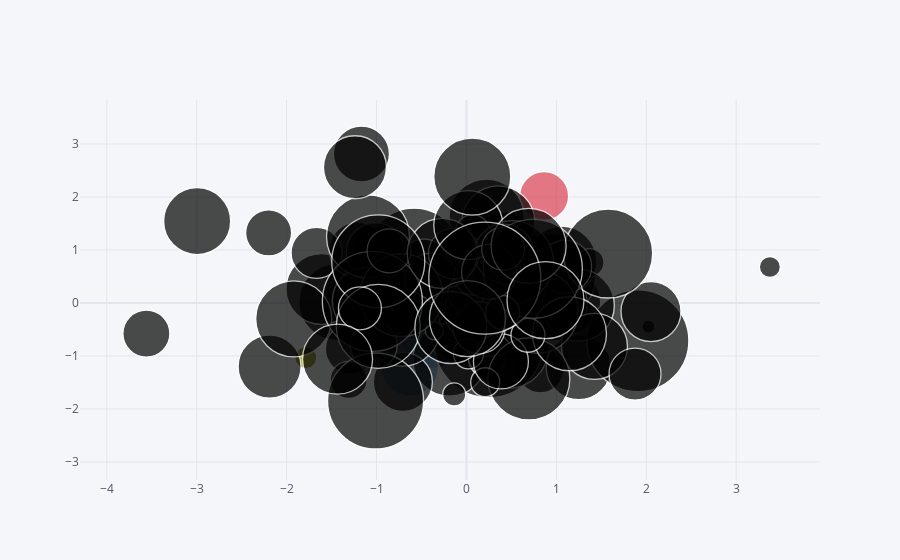

Source (notebook cell):
### Markdown cell above
## Bubble

### Code cell
df.iplot(kind='bubble', x='A', y='B', size='C')
